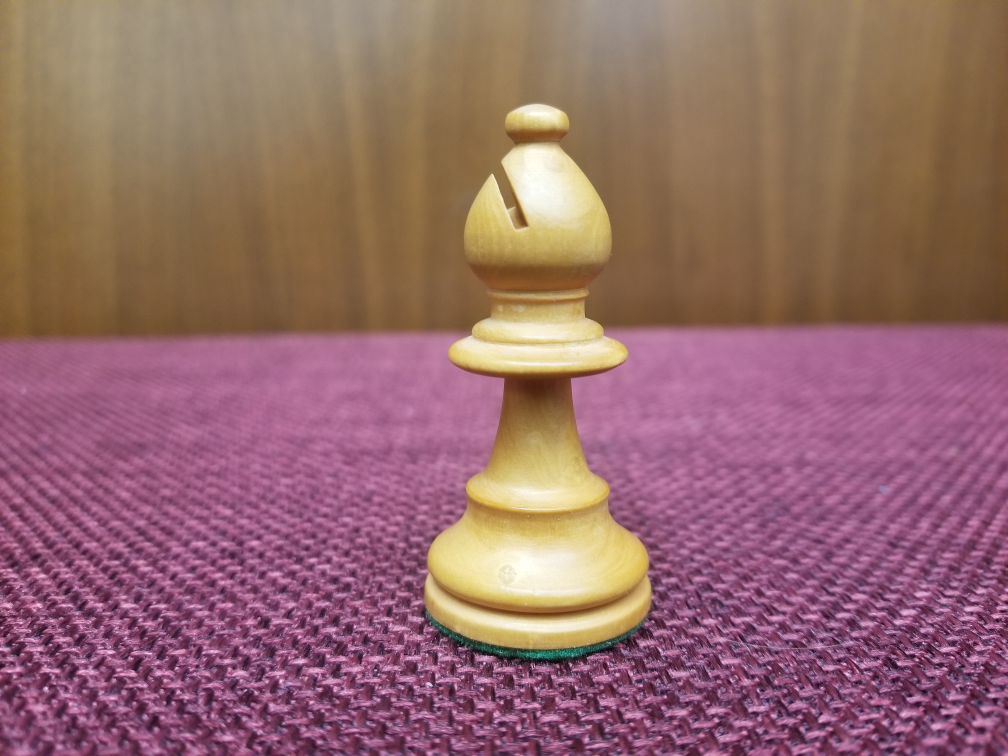
#> input picture data/archive/bishop/20191108_142519.jpg, 4032 x 3024 px (shown at 1/4 size); its folder holds only this picture in this run
$ python preprocessing.py
#> lines starting #> are read from the running program, lines starting #| are printed output that depends on the picture; after the words box and inside, x2 and y2 are one past the last pixel; in counts of white or black regions, pixels touching at a corner belong together
### canny.py
import cv2
import numpy as np


def __auto_canny(img, sigma=0.33):
    # Compute the median of the single channel pixel intensities
    v = np.median(img)

    # Apply Canny edge detection using the computed median
    lower = int(max(0, (1.0 - sigma) * v))
    upper = int(min(255, (1.0 + sigma) * v))
    edged = cv2.Canny(img, lower, upper)
    return edged


def canny(img):
    # img = cv2.imread(impath)
    gray = cv2.cvtColor(img, cv2.COLOR_BGR2GRAY)
    blurred = cv2.GaussianBlur(gray, (3, 3), 0)
    auto = __auto_canny(blurred)
    return auto

### preprocessing.py
import os

from canny import *

'''
This preprocessing technique is based off of the section for generating additional data given a small dataset at
https://medium.com/@ksusorokina/image-classification-with-convolutional-neural-networks-496815db12a8
'''

folder = 'archive'  # Change to preprocess another location, this overwrites the images so save them first
for dir in os.listdir('data/' + folder):
    subdir = os.path.join('data', folder, dir)
    print(subdir)
    images = []
    names = []
    for image in os.listdir(subdir):
        if len(images) == 3:
            cv2.imwrite(os.path.join(subdir, names[0]), images[0])
            cv2.imwrite(os.path.join(subdir, names[1]), images[1])
            cv2.imwrite(os.path.join('data', 'validation', dir, names[2]), images[2])
            images = []
            names = []
        pic = cv2.imread(os.path.join(subdir, image), cv2.IMREAD_COLOR)
#> pic is the input picture: shape (3024, 4032, 3); mean B, G, R 107.2, 106.2, 149.4
        pic = cv2.resize(pic, (300, 300))
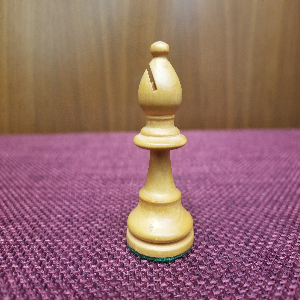
#> pic: shape (300, 300, 3); mean B, G, R 107.1, 106, 149.3

        # Applying preprocessing methods
        blur_img = cv2.medianBlur(pic, 7)
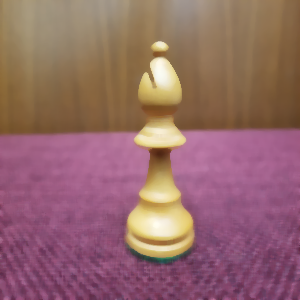
#> blur_img: shape (300, 300, 3); mean B, G, R 106.2, 105.1, 148.7
        proc_img = canny(blur_img)
#> in canny, `gray = cv2.cvtColor(img, cv2.COLOR_BGR2GRAY)`:
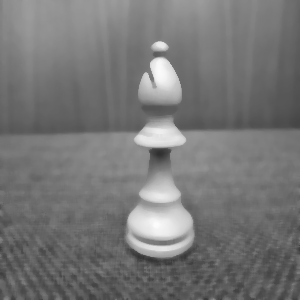
#> gray: shape (300, 300); min 48, max 252, mean 118.3
#> in __auto_canny, `v = np.median(img)`: v = 113
#> in __auto_canny, `lower = int(max(0, (1.0 - sigma) * v))`: lower = 75
#> in __auto_canny, `upper = int(min(255, (1.0 + sigma) * v))`: upper = 150
#> in __auto_canny, `edged = cv2.Canny(img, lower, upper)`:
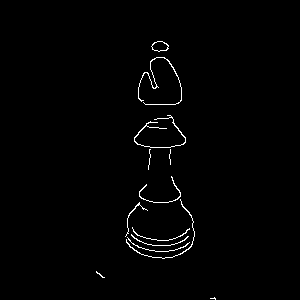
#> edged: shape (300, 300); 1.1% white in thin lines or dots, all inside (x1, y1, x2, y2) = (96, 41, 216, 300)
        # thr = cv2.adaptiveThreshold(blur_img, 255, cv2.ADAPTIVE_THRESH_GAUSSIAN_C, cv2.THRESH_BINARY, 13, 1)

        images.append(proc_img)
        names.append(image)

    # Write the rest of the images
    for i in range(len(images)):
        dst = os.path.join('data', 'train', dir, names[i])
        cv2.imwrite(dst, images[i])
#> this loop made 1 pass
#> pass 2 of the loop `for dir in os.listdir('data/' + folder):`:
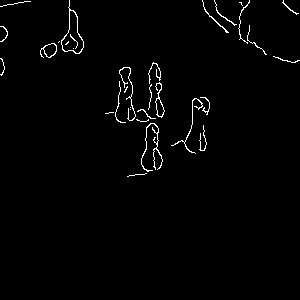
#> input picture data/archive/group/20191108_144005.jpg, 300 x 300 px
#> pic is the input picture: shape (300, 300, 3); min 0, max 255, mean 4
#> `blur_img = cv2.medianBlur(pic, 7)`:
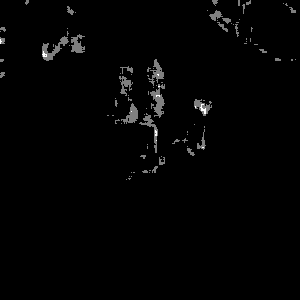
#> blur_img: shape (300, 300, 3); min 0, max 2, mean 0.0262; drawn with min black and max white
#> v = 0
#> in __auto_canny (call 2), `edged = cv2.Canny(img, lower, upper)`:
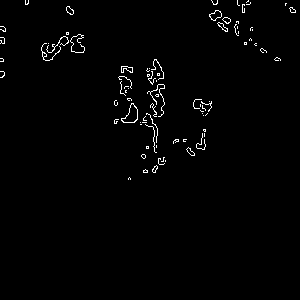
#> edged: shape (300, 300); 1.4% white in thin lines or dots, all inside (x1, y1, x2, y2) = (0, 0, 296, 180)
#> the loop `for i in range(len(images)):` made 1 pass
